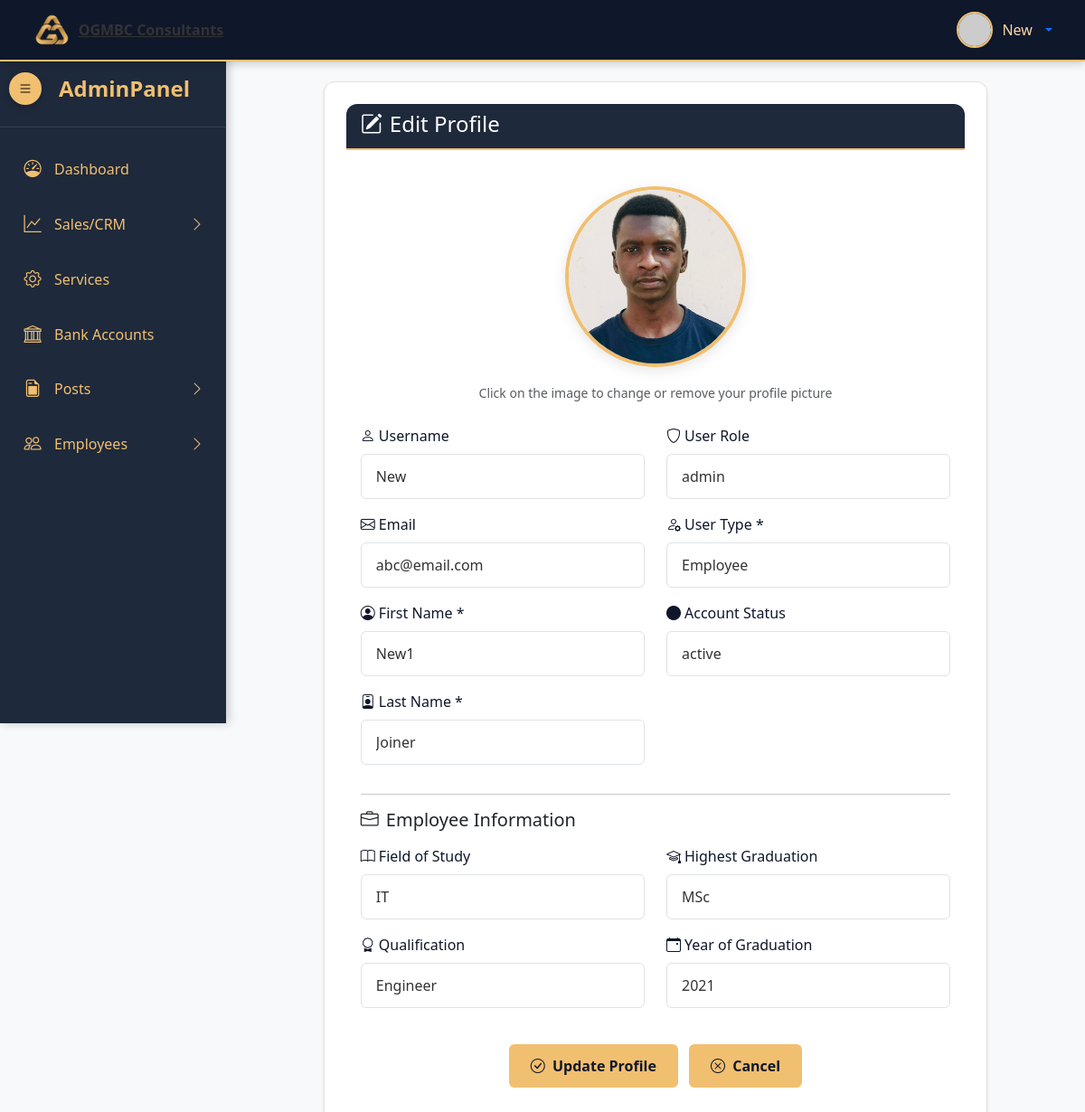
The page /admin/edit_profile.php (signed in) on the database its author committed.
### tables this page shows
CREATE TABLE `users` (
  `user_id` int(11) NOT NULL,
  `first_name` varchar(50) NOT NULL,
  `last_name` varchar(50) NOT NULL,
  `user_image` varchar(50) NOT NULL,
  `user_role` varchar(20) NOT NULL DEFAULT 'subscriber',
  `user_type` varchar(20) NOT NULL DEFAULT 'client',
  `user_status` varchar(20) NOT NULL DEFAULT 'active',
  `username` varchar(50) NOT NULL,
  `user_email` varchar(100) NOT NULL,
  `password` varchar(255) NOT NULL,
  `created_at` datetime DEFAULT current_timestamp()
);

CREATE TABLE `employees` (
  `employee_id` int(11) NOT NULL,
  `user_id` int(11) NOT NULL,
  `user_email` varchar(100) NOT NULL,
  `password` varchar(255) NOT NULL,
  `first_name` varchar(50) NOT NULL,
  `last_name` varchar(50) NOT NULL,
  `user_image` varchar(50) NOT NULL,
  `field_of_study` varchar(100) DEFAULT NULL,
  `qualification` varchar(100) DEFAULT NULL,
  `highest_graduation` varchar(100) DEFAULT NULL,
  `year_of_graduation` year(4) DEFAULT NULL,
  `created_at` datetime DEFAULT current_timestamp()
);

### admin/edit_profile.php (the view, shortened to what this page needs)
<?php
include 'includes/header.php';
include 'includes/nav.php';
include 'includes/sidebar.php';
$user_id = $_SESSION['user_id'];
$sql = "
    SELECT u.*, e.field_of_study, e.qualification, e.highest_graduation, e.year_of_graduation
    FROM users u
    LEFT JOIN employees e ON u.user_id = e.user_id
    WHERE u.user_id = ?
";
$stmt = $connection->prepare($sql);
$stmt->bind_param("i", $user_id);
$stmt->execute();
$result = $stmt->get_result();
$user = $result->fetch_assoc();
$upload_dir = "../uploads/profiles/";
$user_image_url = "";
if (!empty($user['user_image']) && file_exists($upload_dir . $user['user_image'])) {
    $user_image_url = $upload_dir . $user['user_image'];
} else {
    $name = ($user['first_name'] ?? '') . '+' . ($user['last_name'] ?? '');
    $name = empty(trim($name, '+')) ? "User" : $name;
    $user_image_url = "https://ui-avatars.com/api/?name=" . urlencode($name) . "&background=f1bf70&color=0f172a&size=200";
}
?>
<div class="main-content" id="mainContent">
    <div class="container-fluid">
        <div class="row justify-content-center">
            <div class="col-md-10">
                <div class="card shadow-sm">
                    <div class="card-header text-white">
                        <h4 class="mb-0"><i class="bi bi-pencil-square me-2"></i>Edit Profile</h4>
                    </div>
                    <div class="card-body">
                        <form method="POST" action="" enctype="multipart/form-data">
                            <div class="row mb-4">
                                <div class="col-12 text-center">
                                    <div class="profile-picture-container position-relative mx-auto mb-3">
                                        <img src="<?php echo $user_image_url; ?>"
                                            alt="User Profile" class="user-profile-image" id="profileImage"
                                            onerror="this.src='https://ui-avatars.com/api/?name=User&background=f1bf70&color=0f172a&size=200'">
                                    </div>
                                    <small class="text-muted">Click on the image to change or remove your profile picture</small>
                                </div>
                            </div>
                            <div class="row">
                                <div class="col-md-6">
                                    <div class="mb-3">
                                        <label class="form-label"><i class="bi bi-person me-1"></i>Username</label>
                                        <input type="text" class="form-control" value="<?php echo htmlspecialchars($user['username']); ?>" readonly>
                                    </div>
                                    <div class="mb-3">
                                        <label class="form-label"><i class="bi bi-envelope me-1"></i>Email</label>
                                        <input type="email" class="form-control" value="<?php echo htmlspecialchars($user['user_email']); ?>" readonly>
                                    </div>
                                    <div class="mb-3">
                                        <label for="first_name" class="form-label"><i class="bi bi-person-circle me-1"></i>First Name *</label>
                                        <input type="text" id="first_name" name="first_name" class="form-control"
                                            value="<?php echo htmlspecialchars($user['first_name']); ?>" required>
                                    </div>
                                    <div class="mb-3">
                                        <label for="last_name" class="form-label"><i class="bi bi-person-badge me-1"></i>Last Name *</label>
                                        <input type="text" id="last_name" name="last_name" class="form-control"
                                            value="<?php echo htmlspecialchars($user['last_name']); ?>" required>
                                    </div>
                                </div>
                                <div class="col-md-6">
                                    <div class="mb-3">
                                        <label class="form-label"><i class="bi bi-shield me-1"></i>User Role</label>
                                        <input type="text" class="form-control" value="<?php echo htmlspecialchars($user['user_role']); ?>" readonly>
                                    </div>
                                    <div class="mb-3">
                                        <label for="user_type" class="form-label"><i class="bi bi-person-gear me-1"></i>User Type *</label>
                                        <select id="user_type" name="user_type" class="form-control" required onchange="toggleEmployeeFields()">
                                            <option value="employee" <?php echo $user['user_type'] == 'employee' ? 'selected' : ''; ?>>Employee</option>
                                        </select>
                                    </div>
                                    <div class="mb-3">
                                        <label class="form-label"><i class="bi bi-circle-fill me-1"></i>Account Status</label>
                                        <input type="text" class="form-control" value="<?php echo htmlspecialchars($user['user_status']); ?>" readonly>
                                    </div>
                                </div>
                            </div>
                            <div id="employeeFields" style="display: <?php echo $user['user_type'] === 'employee' ? 'block' : 'none'; ?>;">
                                <hr>
                                <h5 class="mb-3"><i class="bi bi-briefcase me-2"></i>Employee Information</h5>
                                <div class="row">
                                    <div class="col-md-6">
                                        <div class="mb-3">
                                            <label for="field_of_study" class="form-label"><i class="bi bi-book me-1"></i>Field of Study</label>
                                            <input type="text" id="field_of_study" name="field_of_study" class="form-control"
                                                value="<?php echo htmlspecialchars($user['field_of_study'] ?? ''); ?>">
                                        </div>
                                        <div class="mb-3">
                                            <label for="qualification" class="form-label"><i class="bi bi-award me-1"></i>Qualification</label>
                                            <input type="text" id="qualification" name="qualification" class="form-control"
                                                value="<?php echo htmlspecialchars($user['qualification'] ?? ''); ?>">
                                        </div>
                                    </div>
                                    <div class="col-md-6">
                                        <div class="mb-3">
                                            <label for="highest_graduation" class="form-label"><i class="bi bi-mortarboard me-1"></i>Highest Graduation</label>
                                            <input type="text" id="highest_graduation" name="highest_graduation" class="form-control"
                                                value="<?php echo htmlspecialchars($user['highest_graduation'] ?? ''); ?>">
                                        </div>
                                        <div class="mb-3">
                                            <label for="year_of_graduation" class="form-label"><i class="bi bi-calendar-event me-1"></i>Year of Graduation</label>
                                            <input type="number" id="year_of_graduation" name="year_of_graduation" class="form-control"
                                                value="<?php echo htmlspecialchars($user['year_of_graduation'] ?? ''); ?>" min="1900" max="<?php echo date('Y'); ?>">
                                        </div>
                                    </div>
                                </div>
                            </div>
                            <div class="row mt-4">
                                <div class="col-12 text-center">
                                    <button type="submit" class="btn btn-primary btn-lg me-2">
                                        <i class="bi bi-check-circle me-1"></i> Update Profile
                                    </button>
                                    <a href="profile.php" class="btn btn-secondary btn-lg">
                                        <i class="bi bi-x-circle me-1"></i> Cancel
                                    </a>
                                </div>
                            </div>
                        </form>
                    </div>
                </div>
            </div>
        </div>
    </div>
</div>
<?php
include 'includes/footer.php'
?>

### admin/resources/style.css (style rules this page uses)
:root { --dark-blue: #0f172a; --medium-blue: #1e293b; --light-blue: #334155; --gold: #f1bf70; --light-gold: #f8d7a4; --text: #333333; --muted: #666666; --light-bg: #f8f9fa; --border: #dee2e6; }
body { background-color: #f8f9fa; color: #333; font-family: 'Segoe UI', Tahoma, Geneva, Verdana, sans-serif; overflow-x: hidden; margin: 0; padding: 0; }
.main-content { margin-left: 250px; padding: 20px; transition: all 0.3s ease; padding-top: 90px; min-height: 100vh; }
.card { border: none; border-radius: 12px; box-shadow: 0 4px 15px rgba(0, 0, 0, 0.08); transition: transform 0.2s; background: white; border: 1px solid var(--border); padding: 1.5rem; }
.card-header { background-color: var(--medium-blue); color: var(--gold); border-bottom: 2px solid var(--gold); font-weight: 600; font-size: 1.25rem; margin-bottom: 1.5rem; padding-bottom: 0.75rem; }
.form-control { width: 100%; padding: 0.75rem 1rem; background: white; border: 1px solid var(--border); border-radius: 6px; color: var(--text); font-size: 1rem; transition: all 0.3s; }
.btn { padding: 0.75rem 1.5rem; background: var(--gold); color: var(--dark-blue); border: none; border-radius: 6px; font-size: 1rem; font-weight: 600; cursor: pointer; transition: all 0.3s; }
.user-profile-image { width: 100%; height: 100%; object-fit: cover; }
.profile-picture-container { width: 200px; height: 200px; border-radius: 50%; overflow: hidden; border: 4px solid #f1bf70; box-shadow: 0 4px 15px rgba(0, 0, 0, 0.1); position: relative; cursor: pointer; }
.user-profile-image { width: 100%; height: 100%; object-fit: cover; transition: all 0.3s ease; }
.form-label { font-weight: 500; color: #0f172a; margin-bottom: 0.5rem; }
.card-header { border-radius: 12px 12px 0 0 !important; }

### rows shown on the page
users: user_image (picture), username "New", user_email "abc@email.com", first_name "New1", last_name "Joiner", user_role "admin", user_type "Employee", user_status "active"
employees: field_of_study "IT", qualification "Engineer", highest_graduation "MSc", year_of_graduation "2021"

### other values the page prints
$_SESSION['username'] "New"
